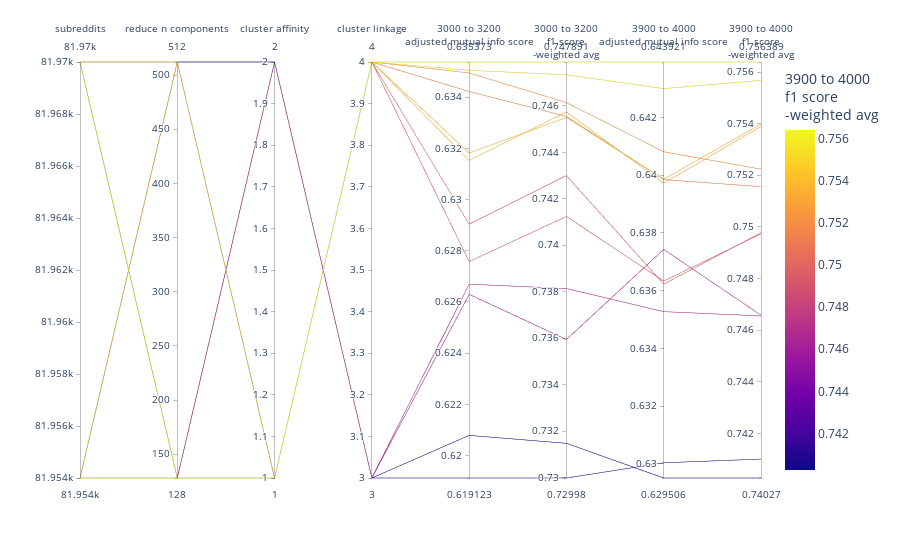

The cell this chart's notebook holds for it:
### Markdown cell above
### Filter to only runs with over 49k rows

Focus on these because we'd prefer a model with more coverage

### Code cell
l_cols_plot_raw_ = l_parallel_params + l_parallel_metrics_3k + l_parallel_metrics_4k
l_cols_plot_clean_ = [rename_col_for_display(c) for c in l_cols_plot_raw_]
df_plot_ = (
    df_mlf_clustering_candidates
    [df_mlf_clustering_candidates['metrics.filtered_embeddings-n_rows'] >= 81950]
    [l_cols_plot_raw_]
    .fillna({'params._pipe-reduce__n_components': 512, 'params._pipe-normalize__norm': 'None'})  # for SVD nulls & norm nulls
    .rename(columns={c: rename_col_for_display(c) for c in l_cols_plot_raw_})
    .reset_index(drop=True)
)
# remap cluster linkage so it shows up in plot
col_linkage_clean = 'cluster linkage'
col_affinity_clean = 'cluster affinity'
col_comp_clean = 'reduce n components'

df_plot_[col_linkage_clean] = df_plot_[col_linkage_clean].replace(d_linkage_to_num)
df_plot_[col_affinity_clean] = df_plot_[col_affinity_clean].replace(d_affinity_to_num)
df_plot_[col_comp_clean] = df_plot_[col_comp_clean].astype(int).replace(d_comp_to_num)
print(f"Linkage names:\n  {d_num_to_linkage}")
print(f"Affinity names:\n  {d_num_to_affinity}")
print(f"Component names:\n  {d_num_to_comp}")

# apply filters
df_plot_ = df_plot_[df_plot_[col_linkage_clean] != d_linkage_to_num['average']].reset_index(drop=True)
#  Exclude euclidean + (non-ward)
df_plot_ = df_plot_[
    (df_plot_[col_linkage_clean] == d_linkage_to_num['ward']) |
    (
        (df_plot_[col_linkage_clean] != d_linkage_to_num['ward']) &
        (df_plot_[col_affinity_clean] != d_affinity_to_num['euclidean'])
    )
].reset_index(drop=True)
print(df_plot_.shape)

df_top_runs = df_plot_.copy()

fig = px.parallel_coordinates(
    df_plot_,
    color=l_cols_plot_clean_[-1],
    # dimensions=l_cols_plot_clean_,
    # labels={},
    # color_continuous_scale=px.colors.diverging.Tealrose,
    # color_continuous_midpoint=2
)
fig.show()

### Figure 1 — Plotly figure (JSON) as saved in the notebook; plotly's stock layout.template omitted (floating-point values rounded to 4 significant figures)
{"data": [{"dimensions": [{"label": "subreddits", "values": [81954, 81970, 81970, 81954, 81954, 81954, 81954, 81954, 81970, 81970, 81970, 81970]}, {"label": "reduce n components", "values": [128, 512, 128, 512, 128, 128, 512, 512, 128, 128, 512, 512]}, {"label": "cluster affinity", "values": [2, 2, 2, 2, 1, 1, 1, 1, 1, 1, 1, 1]}, {"label": "cluster linkage", "values": [3, 3, 3, 3, 4, 4, 4, 4, 4, 4, 4, 4]}, {"label": "3000 to 3200<br>adjusted mutual info score<br>", "values": [0.6263, 0.6208, 0.6267, 0.6191, 0.6349, 0.6354, 0.6315, 0.629, 0.635, 0.6342, 0.6318, 0.6276]}, {"label": "3000 to 3200<br>f1 score<br>-weighted avg<br><br>", "values": [0.7359, 0.7315, 0.7381, 0.73, 0.7461, 0.7479, 0.7457, 0.743, 0.7473, 0.7455, 0.7455, 0.7412]}, {"label": "3900 to 4000<br>adjusted mutual info score<br>", "values": [0.6374, 0.6295, 0.6353, 0.63, 0.6408, 0.6439, 0.6397, 0.6362, 0.643, 0.6398, 0.6399, 0.6363]}, {"label": "3900 to 4000<br>f1 score<br>-weighted avg<br><br>", "values": [0.7466, 0.7403, 0.7465, 0.741, 0.7522, 0.7564, 0.7539, 0.7498, 0.7557, 0.7516, 0.754, 0.7497]}], "domain": {"x": [0, 1], "y": [0, 1]}, "line": {"color": [0.7466, 0.7403, 0.7465, 0.741, 0.7522, 0.7564, 0.7539, 0.7498, 0.7557, 0.7516, 0.754, 0.7497], "coloraxis": "coloraxis"}, "name": "", "type": "parcoords"}], "layout": {"autosize": true, "coloraxis": {"colorbar": {"title": {"text": "3900 to 4000<br>f1 score<br>-weighted avg<br><br>"}}, "colorscale": [[0, "#0d0887"], [0.1111, "#46039f"], [0.2222, "#7201a8"], [0.3333, "#9c179e"], [0.4444, "#bd3786"], [0.5556, "#d8576b"], [0.6667, "#ed7953"], [0.7778, "#fb9f3a"], [0.8889, "#fdca26"], [1, "#f0f921"]]}, "legend": {"tracegroupgap": 0}, "margin": {"t": 60}}}
